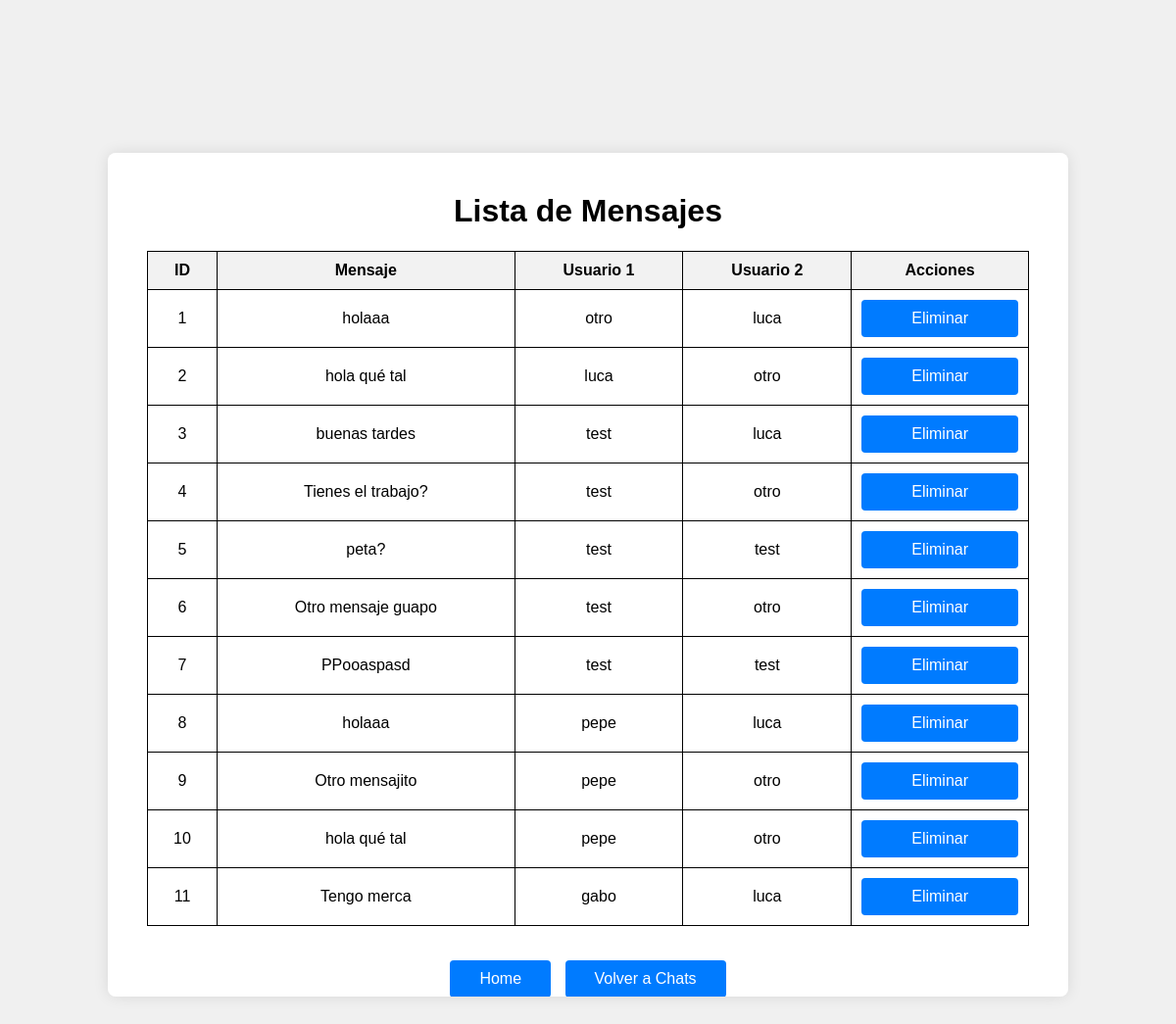
The page /mensajes on the database its author committed.
### tables this page shows
CREATE TABLE chats(
        id INTEGER PRIMARY KEY AUTOINCREMENT,
        user1_id INTEGER NOT NULL, 
        user2_id INTEGER NOT NULL,
        clave string NOT NULL,
        nonce string NOT NULL,
        last_message_user STRING,
        last_message TEXT,
        FOREIGN KEY (user1_id) REFERENCES users(id),
        FOREIGN KEY (user2_id) REFERENCES users(id),
        FOREIGN KEY (last_message_user) REFERENCES users(id), 
        FOREIGN KEY (last_message) REFERENCES messages(id));

CREATE TABLE users(
    id INTEGER PRIMARY KEY AUTOINCREMENT,
    username string UNIQUE, 
    pwd string NOT NULL,
    salt string NOT NULL,
    rol string NOT NULL,
    correo string NOT NULL,
    public_ip string NULL);

### app.py (the view)
@app.route("/mensajes")
def mensajescomprobacion():
    conn = sql.connect('cripto.sqlite')
    conn.row_factory = sql.Row
    cursor = conn.cursor()
    cursor.execute("""
        SELECT id,message, nonce, sender_id, recipient_id, chat_id
        FROM messages
    """)
    mensajes = cursor.fetchall()
    mensajes_desencriptados = []
    for mensaje in mensajes:
        chat_id = mensaje['chat_id']
        cursor.execute("SELECT id, clave, nonce FROM chats WHERE id = ?", (chat_id,))
        chat = cursor.fetchone()
        if not chat:
            raise ValueError(f"No se encontró un chat con id {chat_id}")
        encrypted_data_key = urlsafe_b64decode(chat['clave'])
        nonce_master = urlsafe_b64decode(chat['nonce'])
        AE_Key_stma = c2  # Asegúrate de que `c2` esté definido previamente
        chacha_master = ChaCha20Poly1305(AE_Key_stma)
        clave_simetrica_origen = chacha_master.decrypt(nonce_master, encrypted_data_key, None)
        mensajecifrado = urlsafe_b64decode(mensaje['message'])
        noncemensaje = urlsafe_b64decode(mensaje['nonce'])
        chacha_data = ChaCha20Poly1305(clave_simetrica_origen)
        mensajefinal = chacha_data.decrypt(noncemensaje, mensajecifrado, None)
        mensajes_desencriptados.append({
            "id": mensaje["id"],
            "sender_id": get_name_by_id(mensaje["sender_id"])["username"],
            "recipient_id": get_name_by_id(mensaje["recipient_id"])["username"],
            "mensaje": mensajefinal.decode('utf-8')  # Convertir a texto
        })
    conn.close()
    return render_template("mensajes.html", mensajes=mensajes_desencriptados)

### db_functions/user_functions.py (called while the page is built)
def get_name_by_id(user_id):
    conn = sql.connect('cripto.sqlite')
    conn.row_factory = sql.Row
    cursor = conn.cursor()
    cursor.execute('SELECT username FROM users WHERE id = ?', (user_id,))
    return cursor.fetchone()

### templates/mensajes.html (shortened to what this page needs)
<!DOCTYPE html>
<html lang="es">
<head>
    <link rel="stylesheet" href="{{ url_for('static', filename='style/chatc.css') }}">
</head>
<body>
    <div class="container2">
        <h1>Lista de Mensajes</h1>
        <table>
            <thead>
                <tr>
                    <th>ID</th>
                    <th>Mensaje</th>
                    <th>Usuario 1</th>
                    <th>Usuario 2</th>
                    <th>Acciones</th>
                </tr>
            </thead>
            <tbody>
                {% for mensaje in mensajes %}
                <tr>
                    <td>{{ mensaje.id }}</td>
                    <td>{{ mensaje.mensaje }}</td>
                    <td>{{ mensaje.sender_id }}</td>
                    <td>{{ mensaje.recipient_id }}</td>
                    <td>
                        <form action="{{ url_for('eliminar_mensaje', mensaje_id=mensaje.id) }}" method="post" style="display:inline;">
                            <button type="submit">Eliminar</button>
                        </form>
                    </td>
                </tr>
                {% endfor %}
            </tbody>
        </table>
        <div class="links">
            <a href="/home" class="botonesheader">Home</a>
            <a href="/chat" class="botonesheader">Volver a Chats</a>
        </div>
    </div>
</body>
</html>

### static/style/chatc.css (style rules this page uses)
body { font-family: Arial, sans-serif; background-color: #f0f0f0; margin: 0; padding: 0; display: flex; justify-content: center; align-items: center; height: 100vh; }
button { width: 100%; padding: 10px; background-color: #007BFF; color: white; border: none; border-radius: 4px; cursor: pointer; font-size: 16px; }
.links { margin-top: 30px; }
a.botonesheader { display: inline-block; margin: 5px; padding: 10px 30px; background-color: #007BFF; color: white; text-decoration: none; border-radius: 4px; }
table { width: 100%; border-collapse: collapse; }
table, th, td { border: 1px solid black; }
th, td { padding: 10px; text-align: center; }
th { background-color: #f2f2f2; }
.container2 { background-color: #fff; padding: 20px 40px; border-radius: 8px; box-shadow: 0 0 15px rgba(0, 0, 0, 0.1); width: 100%; max-width: 900px; height: 70vh; overflow: auto; text-align: center; }

### rows shown on the page
chats: id "1", mensaje "holaaa", sender_id "otro", recipient_id "luca"
users: sender_id "luca", recipient_id "luca" "luca"
users: recipient_id "otro" "otro" "otro" "otro" "otro"
chats: id "3", mensaje "buenas tardes", sender_id "test", recipient_id "luca"
users: sender_id "test" "test" "test" "test", recipient_id "test" "test"
users: sender_id "pepe" "pepe" "pepe"
users: sender_id "gabo"

### other values the page prints
{{ mensaje.id }} "2" "4" "5" "6" "7" "8" "9" "10" "11"
{{ mensaje.mensaje }} "hola qué tal" "Tienes el trabajo?" "peta?" "Otro mensaje guapo" "PPooaspasd" "holaaa" "Otro mensajito" "hola qué tal" "Tengo merca"
